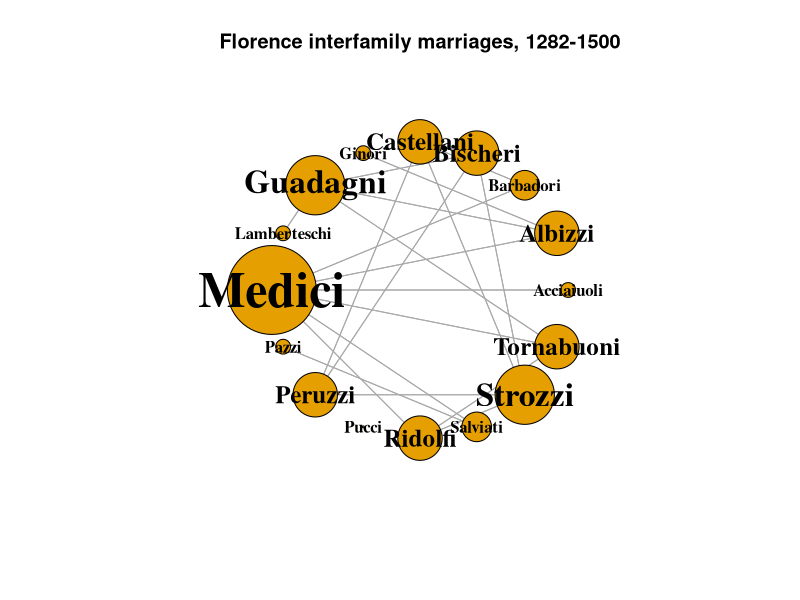
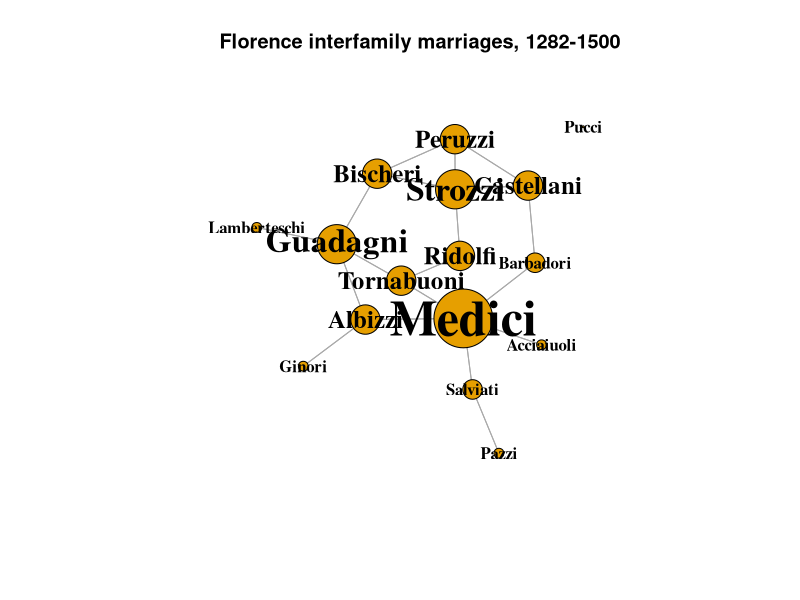

The R script that drew these images, in order:
## ---- chunk 1
knitr::opts_chunk$set(
	echo = FALSE,
	message = FALSE,
	warning = FALSE,
	fig.height = 8
)
library(network)
library(igraph)
library(tidyverse)

data(flo)
ntwk.ig <- graph_from_adjacency_matrix(flo)

ntwk.vcount <- vcount(ntwk.ig)
ntwk.ecount <- ecount(ntwk.ig)
ntwk.is_bipartite <- is_bipartite(ntwk.ig)
ntwk.is_directed <- is_directed(ntwk.ig)
ntwk.is_weighted <- is_weighted(ntwk.ig)
ntwk.vertex_attr_names <- vertex_attr_names(ntwk.ig)
ntwk.edge_attr_names <- edge_attr_names(ntwk.ig)
ntwk.names <- V(ntwk.ig)$name
ntwk.dyad_census <- igraph::dyad.census(ntwk.ig)
ntwk.triad_census <- igraph::triad_census(ntwk.ig)
ntwk.global_clustering_coef <- transitivity(ntwk.ig, type = "global")
ntwk.local_avg_clustering_coef <- transitivity(ntwk.ig, type = "average")
ntwk.avg_path_length <- average.path.length(ntwk.ig, directed = T)
ntwk.component_names <- names(igraph::components(ntwk.ig))
ntwk.components_no <- igraph::components(ntwk.ig)$no
ntwk.components_csize <- igraph::components(ntwk.ig)$csize

# distances(ntwk.ig,"Acciaiuoli","Strozzi", weights=NA)

ntwk.graph_density <- graph.density(ntwk.ig)
ntwk.graph_density_noloops <- graph.density(ntwk.ig, loops = TRUE)

ntwk.avg_degree <- igraph::degree(ntwk.ig)

# Get the degree info and make the data frame

ntwk.nodes <- data.frame(
  name = V(ntwk.ig)$name, 
  degree = igraph::degree(ntwk.ig),
  indegrees = igraph::degree(ntwk.ig, mode = "in", loops = FALSE),
  outdegrees = igraph::degree(ntwk.ig, mode = "out", loops = FALSE)
  )
# ntwk.nodes[ntwk.nodes$name %in% c("Medici", "Strozzi"),]

# Get degree centralization

ntwk.indegree_centralization <- centr_degree(ntwk.ig, loops = FALSE, mode = "in")$centralization
ntwk.outdegree_centralization <- centr_degree(ntwk.ig, loops = FALSE, mode = "out")$centralization
ntwk.total_centralization <- centr_degree(ntwk.ig, loops = FALSE, mode = "total")$centralization
## ---- chunk 2
ntwk.nodes[,c("degree", "indegrees", "outdegrees")]
## ---- chunk 3
V(ntwk.ig)$size <- ntwk.nodes[,"degree"] * 5
V(ntwk.ig)$label.cex <- ntwk.nodes[,"degree"] / 4
V(ntwk.ig)$label.cex <- pmax(V(ntwk.ig)$label.cex, 1)

plot(ntwk.ig, layout = layout_in_circle(ntwk.ig), edge.arrow.mode = 0, vertex.label.color="black", vertex.shape = "circle", vertex.label.font = 2, main = "Florence interfamily marriages, 1282-1500")
## ---- chunk 4
set.seed(1235)
V(ntwk.ig)$size <- ntwk.nodes[,"degree"] * 3
plot(ntwk.ig, layout = layout_components(ntwk.ig), edge.arrow.mode = 0, vertex.label.color="black", vertex.shape = "circle", vertex.label.font = 2, main = "Florence interfamily marriages, 1282-1500")
